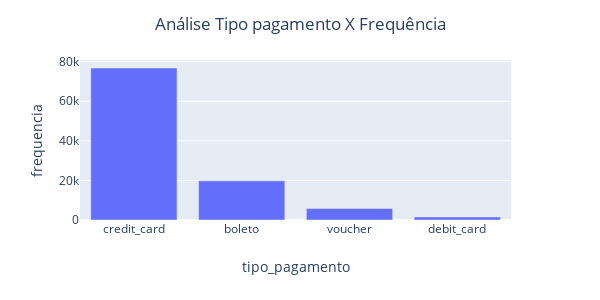

Notebook code for this chart:
### Code cell
import plotly.express as px
fig = px.bar(analise_tipo_pagamento, y='frequencia', x='tipo_pagamento', width=600, height=300)
fig.update_layout(title="Análise Tipo pagamento X Frequência", title_x=0.5)
fig.show()

### Figure 1 — Plotly figure (JSON) as saved in the notebook; plotly's stock layout.template omitted (floating-point values rounded to 4 significant figures)
{"data": [{"alignmentgroup": "True", "hoverlabel": {"namelength": 0}, "hovertemplate": "tipo_pagamento=%{x}<br>frequencia=%{y}", "legendgroup": "", "marker": {"color": "#636efa"}, "name": "", "offsetgroup": "", "orientation": "v", "showlegend": false, "textposition": "auto", "type": "bar", "x": ["credit_card", "boleto", "voucher", "debit_card"], "xaxis": "x", "y": [76795, 19784, 5775, 1529], "yaxis": "y"}], "layout": {"barmode": "relative", "height": 300, "legend": {"tracegroupgap": 0}, "margin": {"t": 60}, "title": {"text": "Análise Tipo pagamento X Frequência", "x": 0.5}, "width": 600, "xaxis": {"anchor": "y", "domain": [0, 0.98], "title": {"text": "tipo_pagamento"}}, "yaxis": {"anchor": "x", "domain": [0, 1], "title": {"text": "frequencia"}}}}
